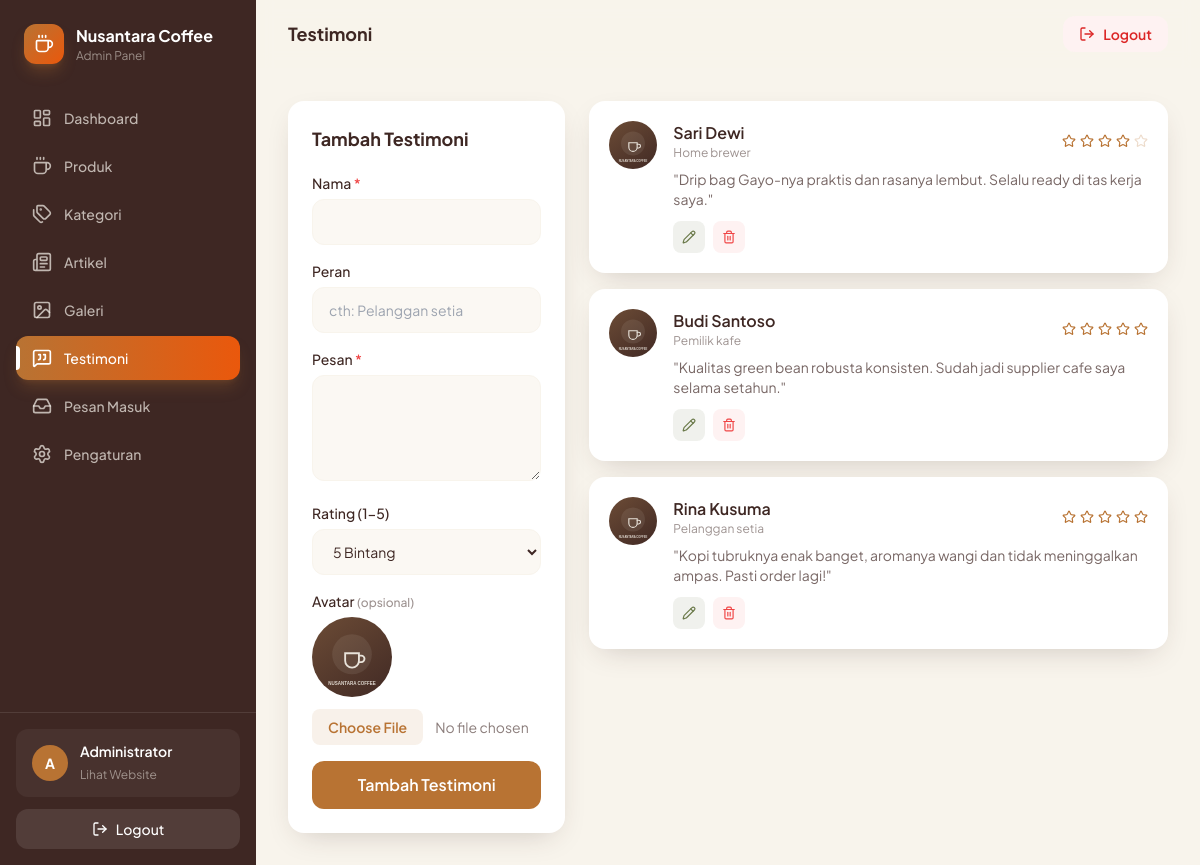
Page /admin/testimoni/index.php (signed in) on the committed database.
### tables this page shows
CREATE TABLE `testimoni` (
  `id` INT UNSIGNED AUTO_INCREMENT PRIMARY KEY,
  `nama` VARCHAR(120) NOT NULL,
  `peran` VARCHAR(120) DEFAULT NULL,
  `pesan` TEXT NOT NULL,
  `rating` TINYINT UNSIGNED NOT NULL DEFAULT 5 COMMENT '1-5',
  `avatar` VARCHAR(255) DEFAULT NULL,
  `created_at` TIMESTAMP DEFAULT CURRENT_TIMESTAMP
);

### includes/functions.php (called while the page is built, shortened)
<?php
require_once __DIR__ . '/../config/database.php';
function e(?string $value): string {
    return htmlspecialchars((string)$value, ENT_QUOTES, 'UTF-8');
}
function excerpt(?string $text, int $limit = 120): string {
    $text = strip_tags(trim((string)$text));
    if (mb_strlen($text) <= $limit) return $text;
    return mb_substr($text, 0, $limit) . 'â€¦';
}
function url(string $path = ''): string {
    return BASE_URL . '/' . ltrim($path, '/');
}
function asset(string $path): string {
    return url($path);
}

### config/database.php (called while the page is built, shortened)
<?php
function db(): PDO {
    static $pdo = null;
    if ($pdo === null) {
        $dsn = 'mysql:host=' . DB_HOST . ';port=' . DB_PORT . ';dbname=' . DB_NAME . ';charset=utf8mb4';
        $options = [
            PDO::ATTR_ERRMODE            => PDO::ERRMODE_EXCEPTION,
            PDO::ATTR_DEFAULT_FETCH_MODE => PDO::FETCH_ASSOC,
            PDO::ATTR_EMULATE_PREPARES   => false,
        ];
        try {
            $pdo = new PDO($dsn, DB_USER, DB_PASS, $options);
        } catch (PDOException $e) {
            die('Koneksi database gagal: ' . htmlspecialchars($e->getMessage()));
        }
    }
    return $pdo;
}

### admin/testimoni/index.php (the view, shortened to what this page needs)
<?php
$testimonis = db()->query("SELECT * FROM testimoni ORDER BY id DESC")->fetchAll();
$edit = null;
require_once __DIR__ . '/../layout/head.php';
?>
<div class="grid gap-6 lg:grid-cols-3">
    <div class="rounded-2xl bg-white p-6 shadow-soft">
        <h3 class="text-lg font-bold"><?= $edit ? 'Edit Testimoni' : 'Tambah Testimoni' ?></h3>
        <form method="post" enctype="multipart/form-data" class="mt-5 space-y-4">
            <div>
                <label class="mb-1.5 block text-sm font-medium">Nama <span class="text-red-500">*</span></label>
                <input type="text" name="nama" required value="<?= e($edit['nama'] ?? '') ?>" class="w-full rounded-xl border border-cream bg-cream/60 px-4 py-3 text-sm outline-none transition focus:border-copper">
            </div>
            <div>
                <label class="mb-1.5 block text-sm font-medium">Peran</label>
                <input type="text" name="peran" value="<?= e($edit['peran'] ?? '') ?>" class="w-full rounded-xl border border-cream bg-cream/60 px-4 py-3 text-sm outline-none transition focus:border-copper" placeholder="cth: Pelanggan setia">
            </div>
            <div>
                <label class="mb-1.5 block text-sm font-medium">Pesan <span class="text-red-500">*</span></label>
                <textarea name="pesan" required rows="4" class="w-full rounded-xl border border-cream bg-cream/60 px-4 py-3 text-sm outline-none transition focus:border-copper"><?= e($edit['pesan'] ?? '') ?></textarea>
            </div>
            <div>
                <label class="mb-1.5 block text-sm font-medium">Rating (1-5)</label>
                <select name="rating" class="w-full rounded-xl border border-cream bg-cream/60 px-4 py-3 text-sm outline-none transition focus:border-copper">
                    <?php for ($i = 5; $i >= 1; $i--): ?>
                        <option value="<?= $i ?>" <?= (int)($edit['rating'] ?? 5) === $i ? 'selected' : '' ?>><?= $i ?> Bintang</option>
                    <?php endfor; ?>
                </select>
            </div>
            <div>
                <label class="mb-1.5 block text-sm font-medium">Avatar <span class="text-xs text-espresso/50">(opsional)</span></label>
                <img id="preview-avatar" src="<?= e(asset($edit['avatar'] ?? 'assets/img/placeholder-coffee.svg')) ?>" class="h-20 w-20 rounded-full object-cover" alt="Avatar">
                <input type="file" name="avatar" data-preview="preview-avatar" accept="image/*" class="mt-3 w-full text-sm text-espresso/60 file:mr-3 file:rounded-lg file:border-0 file:bg-copper/10 file:px-4 file:py-2 file:text-sm file:font-semibold file:text-copper">
            </div>
            <button type="submit" class="w-full rounded-xl bg-copper py-3 font-semibold text-white transition-all duration-300 hover:bg-espresso"><?= $edit ? 'Simpan Perubahan' : 'Tambah Testimoni' ?></button>
        </form>
    </div>
    <div class="space-y-4 lg:col-span-2">
        <?php foreach ($testimonis as $t): ?>
        <div class="flex items-start gap-4 rounded-2xl bg-white p-5 shadow-soft">
            <img src="<?= e(asset($t['avatar'] ?: 'assets/img/placeholder-coffee.svg')) ?>" alt="<?= e($t['nama']) ?>" class="h-12 w-12 rounded-full object-cover">
            <div class="min-w-0 flex-1">
                <div class="flex flex-wrap items-center justify-between gap-2">
                    <div>
                        <p class="font-semibold"><?= e($t['nama']) ?></p>
                        <p class="text-xs text-espresso/50"><?= e($t['peran']) ?></p>
                    </div>
                    <div class="flex gap-1 text-copper">
                        <?php for ($i = 1; $i <= 5; $i++): ?><i data-lucide="star" class="h-3.5 w-3.5 <?= $i <= (int)$t['rating'] ? '' : 'opacity-25' ?>"></i><?php endfor; ?>
                    </div>
                </div>
                <p class="mt-2 text-sm text-espresso/70">"<?= e(excerpt($t['pesan'], 160)) ?>"</p>
                <div class="mt-3 flex gap-2">
                    <a href="<?= url('admin/testimoni/index.php?edit=' . (int)$t['id']) ?>" class="flex h-8 w-8 items-center justify-center rounded-lg bg-olive/10 text-olive transition hover:bg-olive hover:text-white"><i data-lucide="pencil" class="h-3.5 w-3.5"></i></a>
                    <form method="post" data-confirm="Hapus testimoni ini?" class="inline">
                        <button type="submit" class="flex h-8 w-8 items-center justify-center rounded-lg bg-red-50 text-red-500 transition hover:bg-red-500 hover:text-white"><i data-lucide="trash-2" class="h-3.5 w-3.5"></i></button>
                    </form>
                </div>
            </div>
        </div>
        <?php endforeach; ?>
    </div>
</div>
<?php require_once __DIR__ . '/../layout/footer.php'; ?>

### assets/css/style.css (style rules this page uses)
html { scroll-behavior: smooth; }
a[href], button, [role=button], select, summary, label[for], input[type=checkbox], input[type=radio], input[type=range], input[type=file] { cursor: pointer; }

### rows in the picture
testimoni: nama "Sari Dewi", peran "Home brewer", rating 4 (drawn), pesan "Drip bag Gayo-nya praktis dan rasanya lembut. Selalu ready di tas kerja saya."
testimoni: nama "Budi Santoso", peran "Pemilik kafe", rating 5 (drawn), pesan "Kualitas green bean robusta konsisten. Sudah jadi supplier cafe saya selama setahun."
testimoni: nama "Rina Kusuma", peran "Pelanggan setia", rating 5 (drawn), pesan "Kopi tubruknya enak banget, aromanya wangi dan tidak meninggalkan ampas. Pasti order lagi!"

### other values in the picture
site('site_name', APP_NAME) "Nusantara Coffee"
$m['label'] "Dashboard"
$m['label'] "Produk"
$m['label'] "Kategori"
$m['label'] "Artikel"
$m['label'] "Galeri"
$m['label'] "Testimoni"
$m['label'] "Pesan Masuk"
$m['label'] "Pengaturan"
mb_strtoupper(mb_substr($_SESSION['admin_name'] ?? 'A', 0, 1)) "A"
$_SESSION['admin_name'] "Administrator"
$title "Testimoni"
form field rating "5 Bintang"
